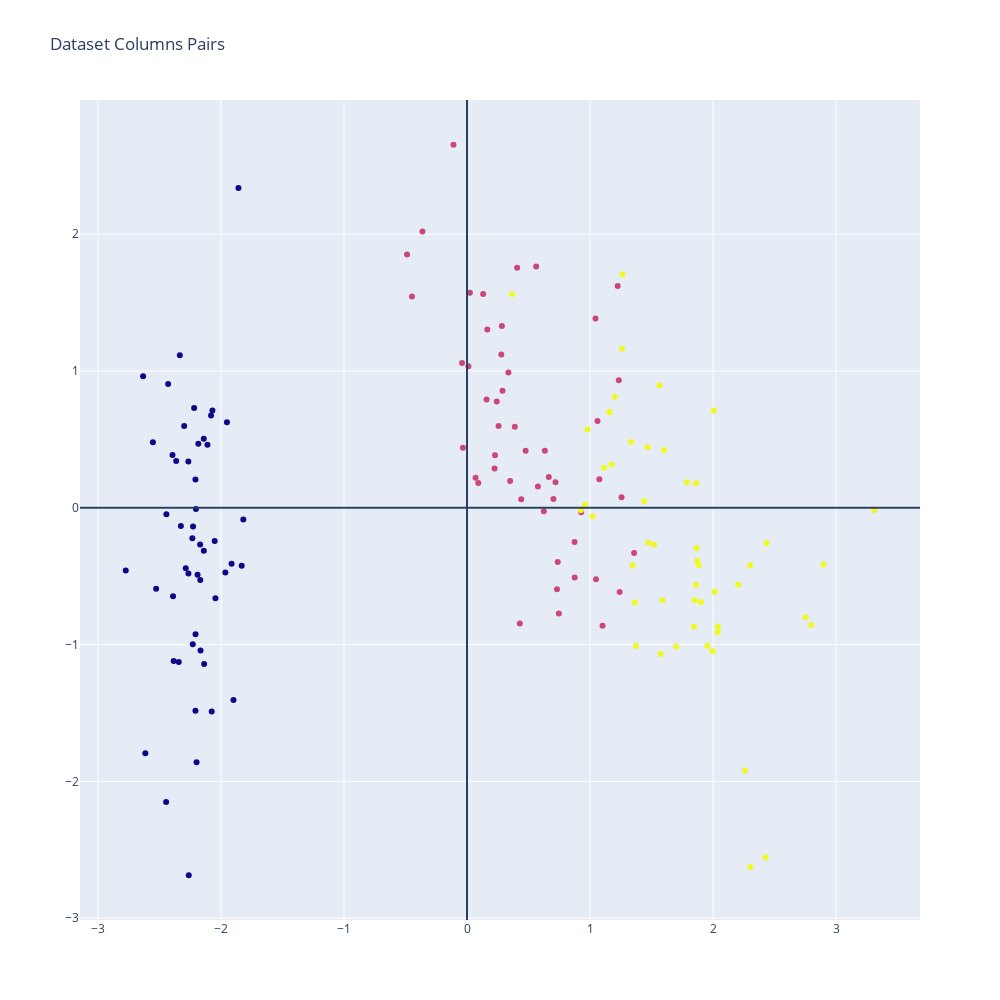

Write notebook code for a chart like this one.
### Code cell
plot_dataset(PCA_X, y)

### Figure 1 — Plotly figure (JSON) as saved in the notebook; plotly's stock layout.template omitted (floating-point values rounded to 4 significant figures; data arrays with more than 128 entries replaced by an {"elided": "..."} marker saying what was removed)
{"data": [{"marker": {"color": {"elided": "150 int values"}}, "mode": "markers", "type": "scatter", "x": {"elided": "150 float values"}, "xaxis": "x", "y": {"elided": "150 float values"}, "yaxis": "y"}], "layout": {"height": 1000, "shapes": [{"type": "line", "x0": 0, "x1": 0, "xref": "x", "y0": 0, "y1": 1, "yref": "y domain"}, {"type": "line", "x0": 0, "x1": 1, "xref": "x domain", "y0": 0, "y1": 0, "yref": "y"}], "title": {"text": "Dataset Columns Pairs"}, "width": 1000, "xaxis": {"anchor": "y", "autorange": true, "domain": [0, 1], "range": [-3.146, 3.683], "type": "linear"}, "yaxis": {"anchor": "x", "autorange": true, "domain": [0, 1], "range": [-3.013, 2.981], "type": "linear"}}}
